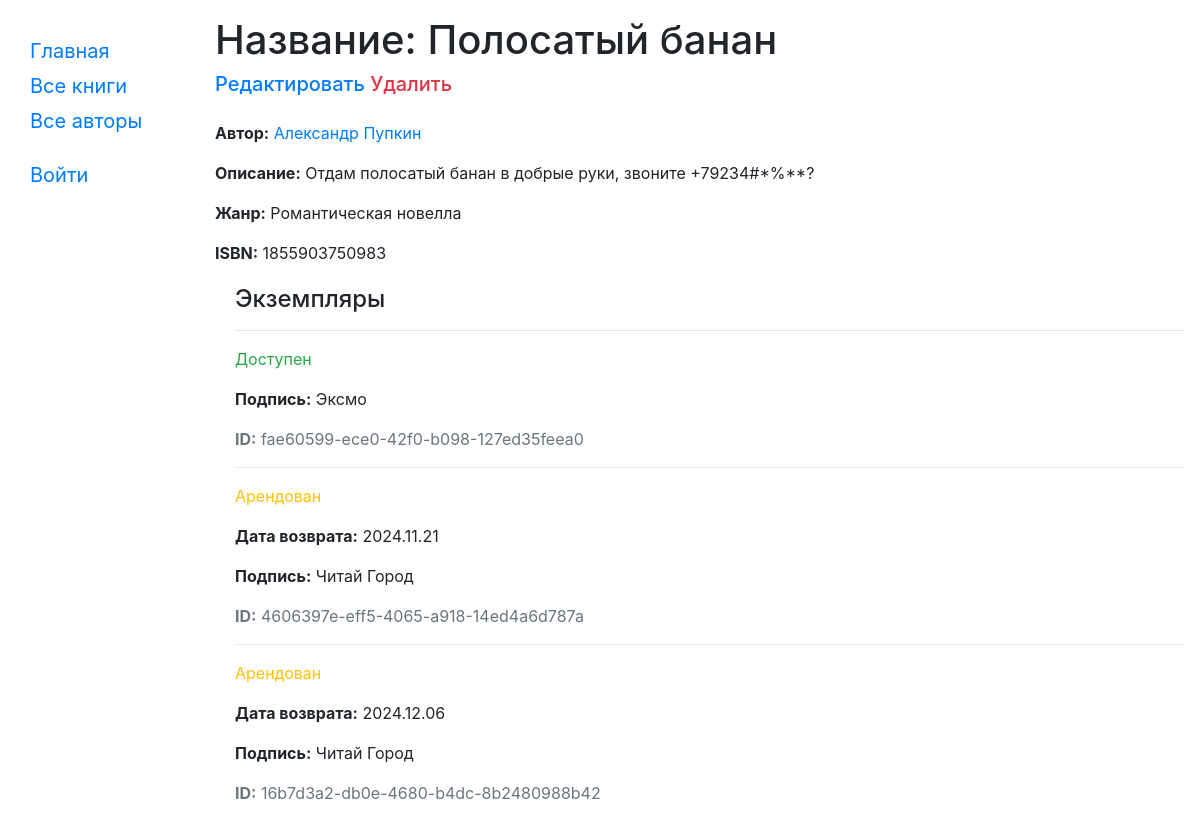
/catalog/book/1, run on the app's committed database.
### catalog/models.py (models this page shows, shortened)
class Book(models.Model):
    title = models.CharField(max_length=200)
    author = models.ForeignKey('Author', on_delete=models.SET_NULL, null=True)
    summary = models.TextField(max_length=1000, help_text="Enter a brief description of the book")
    isbn = models.CharField('ISBN',max_length=13, help_text='13 Character <a href="https://www.isbn-international.org/content/what-isbn">ISBN number</a>')
    genre = models.ManyToManyField(Genre, help_text="Select a genre for this book")
    def display_genre(self):
        """
        Creates a string for the Genre. This is required to display genre in Admin.
        """
        return ', '.join([genre.name for genre in self.genre.all()[:3]])
    display_genre.short_description = 'Genre'

class Author(models.Model):
    first_name = models.CharField(max_length=100)
    last_name = models.CharField(max_length=100)
    date_of_birth = models.DateField(null=True, blank=True)
    date_of_death = models.DateField('Died', null=True, blank=True)
    def __str__(self):
        return f'{self.first_name} {self.last_name}'

class Genre(models.Model):
    name = models.CharField(max_length=200, help_text="Enter a book genre (e.g. Science Fiction, French Poetry etc.)")
    def __str__(self):
        return self.name

class BookInstance(models.Model):
    id = models.UUIDField(primary_key=True, default=uuid.uuid4, help_text="Unique ID for this particular book across whole library")
    book = models.ForeignKey('Book', on_delete=models.SET_NULL, null=True)
    imprint = models.CharField(max_length=200)
    due_back = models.DateField(null=True, blank=True)
    borrower = models.ForeignKey(User, on_delete=models.SET_NULL, null=True, blank=True)
    LOAN_STATUS = (
        ('m', 'Обслуживание'),
        ('o', 'Арендован'),
        ('a', 'Доступен'),
        ('r', 'Забронирован'),
    )
    status = models.CharField(max_length=1, choices=LOAN_STATUS, blank=True, default='m', help_text='Book availability')
    class Meta:
        ordering = ["due_back"]
        permissions = (("can_mark_returned", "Set book as returned"),)
    def due_back_format(self):
        return '.'.join((str(self.due_back)).split('-'))

### catalog/views.py (the view)
# urls.py: url(r'^book/(?P<pk>\d+)$', views.BookDetailView.as_view(), name='book-detail'),
class BookDetailView(generic.DetailView):
    model = Book

### catalog/templates/catalog/book_detail.html
{% extends "base_generic.html" %}
{% block content %}
  <h1>Название: {{ book.title }}</h1>
    <span class="h5"><a href="{% url 'book_update' book.pk %}">Редактировать</a> <a class="text-danger" href="{% url 'book_delete' book.pk %}">Удалить</a></span>
  <p class="mt-4"><strong>Автор:</strong> <a href="{% url 'author-detail' book.author.pk %}">{{ book.author }}</a>
  <p><strong>Описание:</strong> {{ book.summary }}</p>
  <p><strong>Жанр:</strong> {% for genre in book.genre.all %} {{ genre }}{% if not forloop.last %}, {% endif %}{% endfor %}</p>
  <p><strong>ISBN:</strong> {{ book.isbn }}</p>
  <div style="margin-left:20px;margin-top:20px">
    <h4>Экземпляры</h4>
    {% if book.bookinstance_set.all %}
        {% for copy in book.bookinstance_set.all %}
        <hr>
        <p class="{% if copy.status == 'a' %}text-success{% elif copy.status == 'm' %}text-danger{% else %}text-warning{% endif %}">{{ copy.get_status_display }}</p>
        {% if copy.status != 'a' and copy.status != 'm' %}<p><strong>Дата возврата:</strong> {{copy.due_back_format}}</p>{% endif %}
        <p><strong>Подпись:</strong> {{copy.imprint}}</p>
        <p class="text-muted"><strong>ID:</strong> {{copy.id}}</p>
        {% endfor %}
    {% else %}
        <p class="h5 mt-3 text-secondary">У этой книги нет экземпляров.</p>
    {% endif %}
  </div>
{% endblock %}

### data on the page
Book: title "Полосатый банан", author "Александр Пупкин", summary "Отдам полосатый банан в добрые руки, звоните +79234#*%**?", isbn "1855903750983"
Genre: name "Романтическая новелла"
BookInstance: status "Доступен", imprint "Эксмо", id "fae60599-ece0-42f0-b098-127ed35feea0"
BookInstance: status "Арендован", due_back_format "2024.11.21", imprint "Читай Город", id "4606397e-eff5-4065-a918-14ed4a6d787a"
BookInstance: status "Арендован", due_back_format "2024.12.06", imprint "Читай Город", id "16b7d3a2-db0e-4680-b4dc-8b2480988b42"
